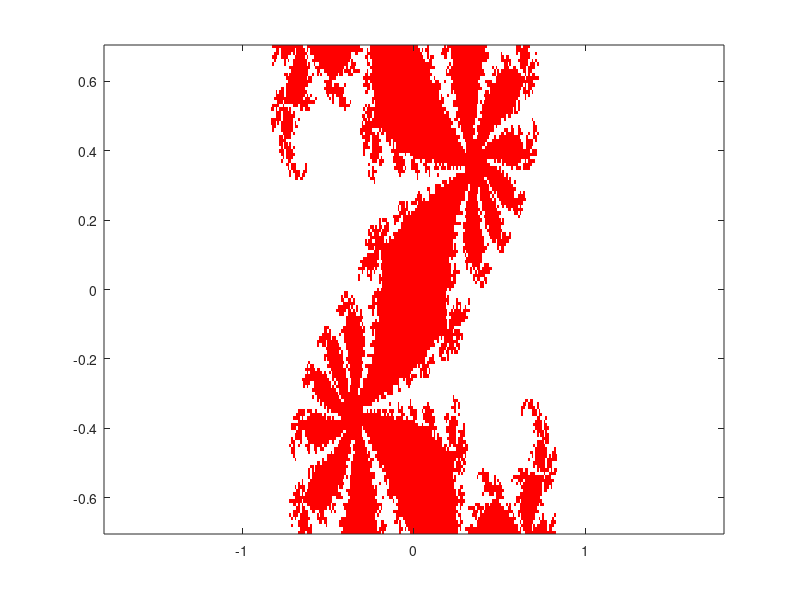

Write the MATLAB code that produced this figure.
%Raymond Canchola
%Generate(and plot)other examples changing value of c
%
%There are infinite amounts of julia sets by changing the values of c.
%In addition, there are two possiblites of changing the intial value z_0
%either phi(z) can stay bounded or increase towards indfinity.

%%
phi = @(z) z^2 + 0.36 + 0.1i;
fixpt1 = (1 + sqrt(6))/2;
fixpt2 = (1 - sqrt(6))/2;
colormap([1 0 0; 1 1 1]);

M = 2*ones(141,361);

for j=1:141
    y = -0.7 + (j-1)*.01;
    for i=1:361
        x = -1.8 + (i-1)*.01;
        z = x + 1i*y;
        zk = z;
        iflag1 = 0;
        iflag2 = 0;
        kount = 0;
        
        while kount < 100 & abs(zk) < 2 & iflag1 < 5 & iflag2 < 5,
            kount = kount+1;
            zk = phi(zk);
            
            err1 = abs(zk-fixpt1);
            if err1 < 1.e-6
                iflag1 = iflag1 + 1;
            else
                iflag1 = 0;
            end
            
            err2 = abs(zk-fixpt2);
            if err2 < 1.e-6
                iflag2 = iflag2 + 1;
            else
                iflag2 = 0;
            end
        end
        if iflag1 >= 5 | iflag2 >= 5 | kount >= 100
            M(j,i) = 1;
        end
    end
end
image([-1.8 1.8],[-.7 .7],M)
axis xy